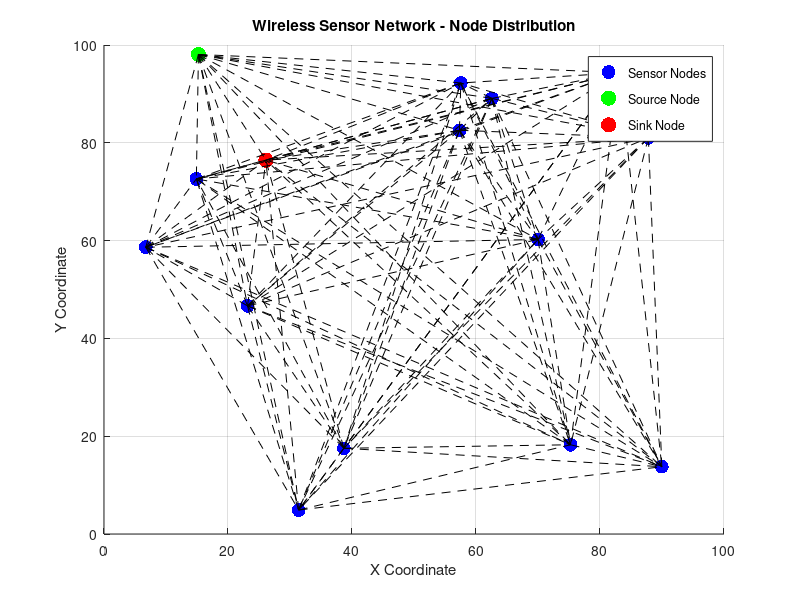

MATLAB code to generate this figure: (Note: this script raises an error after producing the figure.)
clc;
clear;
close all;

%% Number of Nodes
numNodes = 15;

%% Generate random node positions
positions = rand(numNodes, 2) * 100;

%% Define Source and Sink
sourceNodeId = 1;
sinkNodeId   = numNodes;

%% Plot Network Topology
figure;
hold on;
grid on;
xlabel('X Coordinate');
ylabel('Y Coordinate');
title('Wireless Sensor Network - Node Distribution');

scatter(positions(:,1), positions(:,2), 100, 'b', 'filled');
scatter(positions(sourceNodeId,1), positions(sourceNodeId,2), ...
        120, 'g', 'filled');
scatter(positions(sinkNodeId,1), positions(sinkNodeId,2), ...
        120, 'r', 'filled');

%% Draw communication links
for i = 1:numNodes
    for j = i+1:numNodes
        plot([positions(i,1), positions(j,1)], ...
             [positions(i,2), positions(j,2)], 'k--');
    end
end

legend('Sensor Nodes', 'Source Node', 'Sink Node');

%% Transmission Parameters
totalPackets      = 50;
packetLossChance  = 0.1;
collisionChance   = 0.2;

successfulTransmissions = 0;
packetLossCount = 0;
collisionCount  = 0;

%% Packet Transmission Simulation
for i = 1:totalPackets

    % Create packet
    packet.sourceId = sourceNodeId;
    packet.message  = sprintf('Packet %d from Source', i);
    packet.timestamp = datetime('now');

    % Random transmitting node
    transmittingNode = randi([2 numNodes]);

    % Distance calculation
    distanceToSink = norm(positions(transmittingNode,:) - ...
                          positions(sinkNodeId,:));

    fprintf('\nNode %d transmitting to Node %d\n', ...
            transmittingNode, sinkNodeId);
    fprintf('Distance: %.2f\n', distanceToSink);
    fprintf('Message: %s\n', packet.message);
    fprintf('Timestamp: %s\n', datestr(packet.timestamp));

    % Collision check
    if rand() < collisionChance
        fprintf('Collision occurred during transmission!\n');
        collisionCount = collisionCount + 1;
        continue;
    end

    % Packet loss check
    if rand() < packetLossChance
        fprintf('Packet lost during transmission!\n');
        packetLossCount = packetLossCount + 1;
    else
        fprintf('Packet successfully transmitted!\n');
        successfulTransmissions = successfulTransmissions + 1;
    end

    pause(0.1); % Visualization delay
end

%% Display Results
fprintf('\n=========== RESULTS ===========\n');
fprintf('Total Packets              : %d\n', totalPackets);
fprintf('Successful Transmissions   : %d\n', successfulTransmissions);
fprintf('Packet Loss Count          : %d\n', packetLossCount);
fprintf('Collision Count            : %d\n', collisionCount);
fprintf('================================\n');

hold off;
